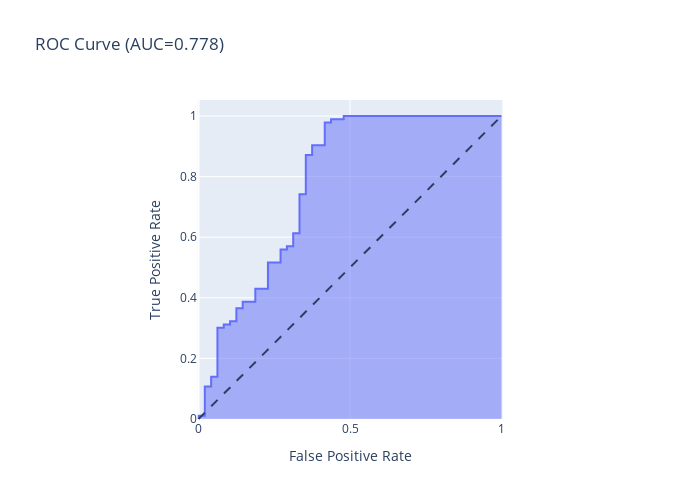

The cell this chart's notebook holds for it:
### Code cell
# display with plotly
import plotly.express as px
fig = px.area(
    x=fpr, y=tpr,
    title=f'ROC Curve (AUC={metrics.auc(fpr, tpr):.3f})',
    labels=dict(x='False Positive Rate', y='True Positive Rate'),
    width=700, height=500
)
fig.add_shape(
    type='line', line=dict(dash='dash'),
    x0=0, x1=1, y0=0, y1=1
)

fig.update_yaxes(scaleanchor="x", scaleratio=1)
fig.update_xaxes(constrain='domain')
fig.write_json('../assets/rocauc.json')
fig.show()

### Figure 1 — Plotly figure (JSON) as saved in the notebook; plotly's stock layout.template omitted (floating-point values rounded to 4 significant figures)
{"data": [{"hovertemplate": "False Positive Rate=%{x}<br>True Positive Rate=%{y}<extra></extra>", "legendgroup": "", "line": {"color": "#636efa"}, "marker": {"symbol": "circle"}, "mode": "lines", "name": "", "orientation": "v", "showlegend": false, "stackgroup": "1", "type": "scatter", "x": [0, 0, 0.02083, 0.02083, 0.04167, 0.04167, 0.0625, 0.0625, 0.08333, 0.08333, 0.1042, 0.1042, 0.125, 0.125, 0.1458, 0.1458, 0.1875, 0.1875, 0.2292, 0.2292, 0.2708, 0.2708, 0.2917, 0.2917, 0.3125, 0.3125, 0.3333, 0.3333, 0.3542, 0.3542, 0.375, 0.375, 0.4167, 0.4167, 0.4375, 0.4375, 0.4792, 0.4792, 1], "xaxis": "x", "y": [0, 0.01075, 0.01075, 0.1075, 0.1075, 0.1398, 0.1398, 0.3011, 0.3011, 0.3118, 0.3118, 0.3226, 0.3226, 0.3656, 0.3656, 0.3871, 0.3871, 0.4301, 0.4301, 0.5161, 0.5161, 0.5591, 0.5591, 0.5699, 0.5699, 0.6129, 0.6129, 0.7419, 0.7419, 0.871, 0.871, 0.9032, 0.9032, 0.9785, 0.9785, 0.9892, 0.9892, 1, 1], "yaxis": "y"}], "layout": {"height": 500, "legend": {"tracegroupgap": 0}, "shapes": [{"line": {"dash": "dash"}, "type": "line", "x0": 0, "x1": 1, "y0": 0, "y1": 1}], "title": {"text": "ROC Curve (AUC=0.778)"}, "width": 700, "xaxis": {"anchor": "y", "constrain": "domain", "domain": [0, 1], "title": {"text": "False Positive Rate"}}, "yaxis": {"anchor": "x", "domain": [0, 1], "scaleanchor": "x", "scaleratio": 1, "title": {"text": "True Positive Rate"}}}}
